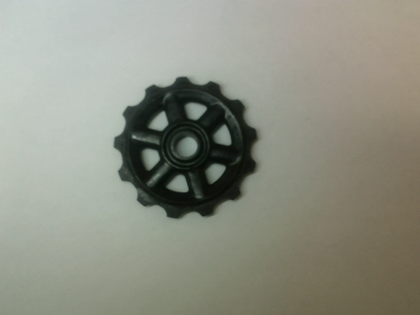
%> input picture gear11.png, 420 x 315 px, shrunk from 640 x 480 before the run
$ octave GearCount.m   (GNU Octave 9; MATLAB toolbox functions it lacks are replaced by stand-ins)
%> lines starting %> are read from the running program, lines starting %| are printed output that depends on the picture; in (x1, y1, x2, y2) boxes, pixels count from 0 and x2, y2 are one past the last pixel; in counts of white or black regions, pixels touching at a corner belong together; the program's own positions count from 1
img=imread('gear11.png');
%> img is the input picture: size 315x420x3 uint8; mean R, G, B 142.6, 144.9, 132
%二値化
BWo = im2bw(img,0.42);
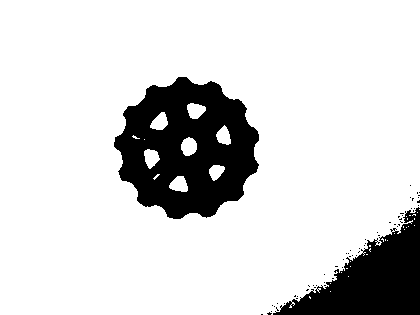
%> BWo: size 315x420 logical; 84.2% white; 59 black regions (57 under 20 px), largest, box (x1, y1, x2, y2) and area: (114, 77, 259, 219) 13389, (273, 207, 420, 315) 7387
BW = BWo<1;
imshow(img);

%半径 r が [15, 30] ピクセルの範囲にある円を検出
[centers, radii, metric] = imfindcircles(img,[15 30]);
%> centers = [234.2 221.5; 162.3 66.68; 273.4 153.4; 262.2 192.5; 127.2 87.28; 105.2 121.8; 202.3 63.67; 102 162.5; 173.8 159.7]; radii = [20.64; 19.87; 20.82; 21.25; 21.04; 20.66; 20.93; 20.93; 27.5]; metric = [0.161; 0.15; 0.145; 0.143; 0.135; 0.124; 0.115; 0.113; 0.0121]
centersStrong5 = centers(1,:);%円の中心座標
%> centersStrong5 = [234.2 221.5]
radiiStrong = radii(1);%円の半径
%> radiiStrong = 20.64
%metricStrong5 = metric(1);
%中心の円を表示（青）
viscircles(centersStrong5, radiiStrong,'EdgeColor','b');
r=radii(1)+70;%円の半径
%> r = 90.64
flag=1;%ループフラグ
inner_r=0;%歯の部分までの半径
while flag
    %歯車の半径が求まるまでループ
    r=r+1;%半径を更新
    pic_num=0;%画像情報変数初期化
    i=0;%ループカウント
    for ti=0:0.01:pi/2
        %扇形に探索
        tx=centersStrong5(1)+r*cos(ti);
        ty=centersStrong5(2)+r*sin(ti);
        now = BW(round(ty),round(tx));
        pic_num=pic_num+now;%画素の値を足す
        i=i+1;
    end
    if pic_num==0
        %全ての画素の値が０だったら、終了
        flag=0;
    elseif pic_num==i
        %全ての画素の値が１だったら、歯の部分までの半径とする
        inner_r=r;
    end
end
%> this loop made 1 pass
%> r on pass 1: 91.64
%> after the loop, flag = 0; inner_r = 0
%disp(r)
%歯の部分までの円を表示（緑）
viscircles(centersStrong5, inner_r,'EdgeColor','g');
%歯までの円を表示（赤）
viscircles(centersStrong5, r,'EdgeColor','r');
%歯を数えるために使う半径
gear_h=inner_r+(r-inner_r)*4/5;
%> gear_h = 73.31
%歯を数えるために使う円（黄）
viscircles(centersStrong5, gear_h,'EdgeColor','y');
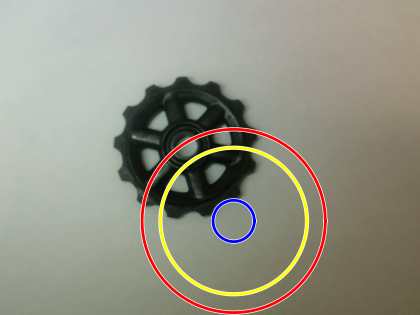
%> figure redrawn from the program's plot data

gear_num = 0;%歯の枚数を初期化
pre=0;%前の画素値
now=0;%今の画素値
for ti=0:0.01:2*pi
    %円状に探索
    tx=gear_h*cos(ti);
    ty=gear_h*sin(ti);
    now = BW(round(centersStrong5(2)+ty),round(centersStrong5(1)+tx));
    if now~=pre
        %前の画素と違ったらカウントする
        gear_num=gear_num+1;
    end
    pre=now;%更新
end
%> this loop made 629 passes
%> (tx, ty) on passes 1 to 3: (73.31, 0), (73.31, 0.733), (73.29, 1.47)
%> after the loop, gear_num = 4
disp(gear_num/2)%歯の枚数を表示
%| 2
